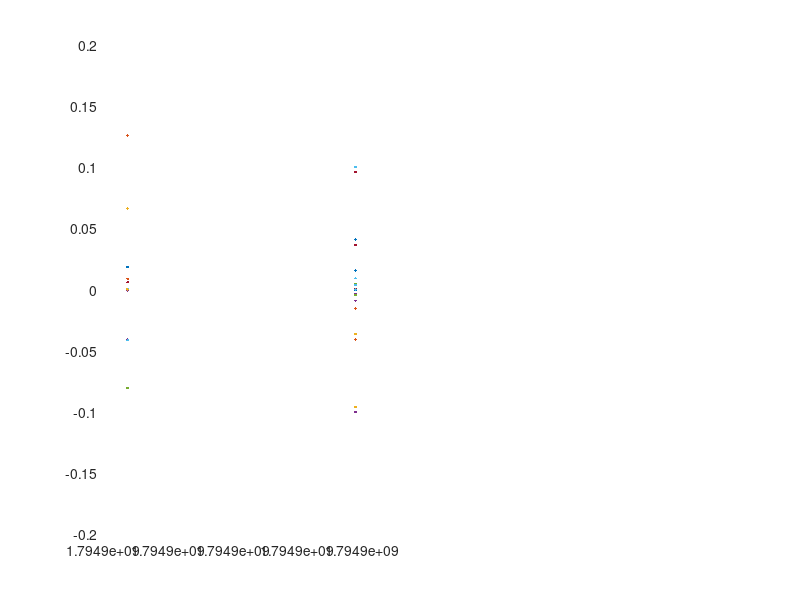

This chart was generated by the following MATLAB code: (Note: this script raises an error after producing the figure.)
clear

%% Setup Parameters
srate = 1000;           % in Hz

%Wavelet Parameters
a = 0.501;
gamma = 3;
beta = 3;

Wbg = (beta/gamma)^(1/gamma); % maximum value at the peak frequency

% Frequency parameters
min_freq = 0; 
max_freq = Wbg; 
num_freq = 45; % count
frex = linspace(min_freq,max_freq,num_freq);

%% Morse Wavelet

awt =  a .* ((2*pi.*frex).^beta) .* (exp(-(2*pi.*frex).^gamma));
awt = awt ./ max(awt);

x = fftshift(ifft(awt));
%% Plotting

figure(4), clf
subplot(121);
plot(time,real(x));
hold on
plot(time,imag(x));
title("Time Domain Morse Wavelet: β = " + beta + " & γ = " + gamma)
hold off

subplot(122)
plot(frex,awt);
title("Freq Domain Morse Wavelet: β = " + beta + " & γ = " + gamma)

